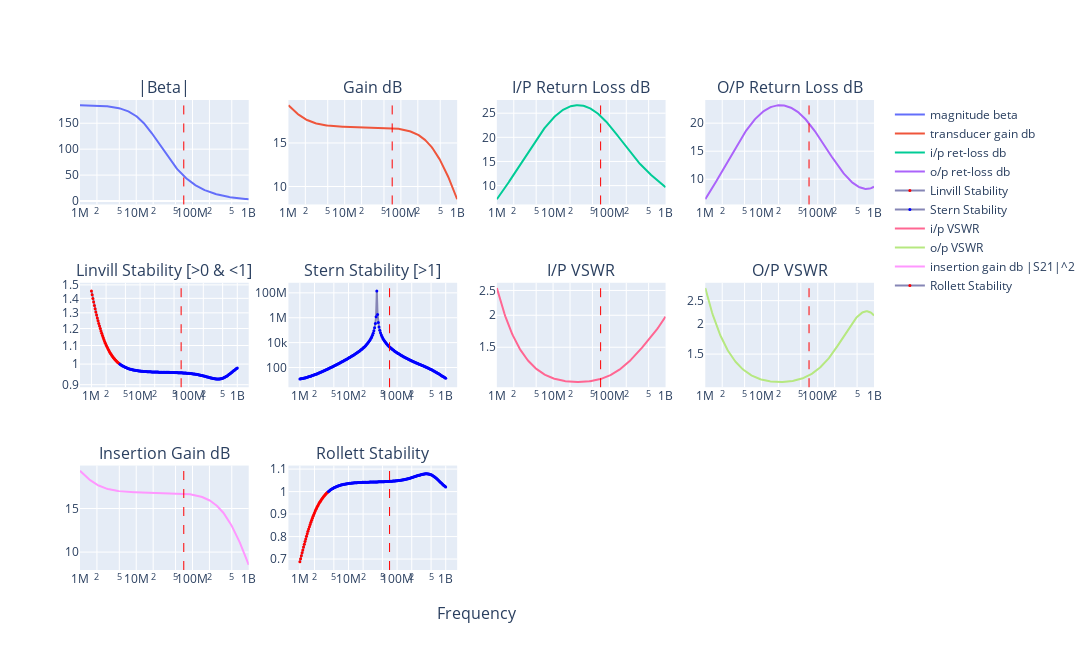

This figure's notebook cell:
### Code cell
# 2SC2498 - file:///home/bev/Documents/Radio/DataSheets/BJTs/2SC2498.pdf
eL = 1.75
eC = 0.2
n = complex_fba(
    title="2SC2498 Bias:${Ie_mA}mA, F:${F_mhz}MHz, with feedback, stable ok down to 4MHz",
    F_mhz=70,
    FT_mhz=3500,
    B0=185,
    Ie_mA=4,
    Rbp=1.0,
    Re=0,
    extLe_nH=eL,
    extLb_nH=eL,
    extLc_nH=eL,
    extCin_pF=eC,
    extCout_pF=eC,
    extCrev_pF=eC,
    Ccb_pF=0.95,
    Cce_pF=0.2,
    Cf_pF=330,
    Lf_nH=10,
    Rf=430,
    ZS_real=50,
    ZS_imag=0,
    ZL_real=50,
    ZL_imag=0,
    N=1,
    from_mhz=1,
    to_mhz=1000,
)

n.write_touchstone(
    "2SC2498_CE_Ie4mA_with_feedback_nbgen",
    dir=f"{os.environ['HOME']}/Documents/Radio/QUCS-S/Studies/0010_S_Touchtone_lib",
)

### Figure 1 — Plotly figure (JSON) as saved in the notebook; plotly's stock layout.template omitted (floating-point values rounded to 4 significant figures; data arrays with more than 128 entries replaced by an {"elided": "..."} marker saying what was removed)
{"data": [{"name": "magnitude beta", "type": "scatter", "x": {"elided": "200 float values"}, "xaxis": "x", "y": {"elided": "200 float values"}, "yaxis": "y"}, {"name": "transducer gain db", "type": "scatter", "x": {"elided": "200 float values"}, "xaxis": "x2", "y": {"elided": "200 float values"}, "yaxis": "y2"}, {"name": "i/p ret-loss db", "type": "scatter", "x": {"elided": "200 float values"}, "xaxis": "x3", "y": {"elided": "200 float values"}, "yaxis": "y3"}, {"name": "o/p ret-loss db", "type": "scatter", "x": {"elided": "200 float values"}, "xaxis": "x4", "y": {"elided": "200 float values"}, "yaxis": "y4"}, {"line": {"color": "#8585b5"}, "marker": {"color": {"elided": "200 str values"}, "size": 3}, "mode": "markers+lines", "name": "Linvill Stability", "type": "scatter", "x": {"elided": "200 float values"}, "xaxis": "x5", "y": {"elided": "200 float values"}, "yaxis": "y5"}, {"line": {"color": "#8585b5"}, "marker": {"color": {"elided": "200 str values"}, "size": 3}, "mode": "markers+lines", "name": "Stern Stability", "type": "scatter", "x": {"elided": "200 float values"}, "xaxis": "x6", "y": {"elided": "200 float values"}, "yaxis": "y6"}, {"name": "i/p VSWR", "type": "scatter", "x": {"elided": "200 float values"}, "xaxis": "x7", "y": {"elided": "200 float values"}, "yaxis": "y7"}, {"name": "o/p VSWR", "type": "scatter", "x": {"elided": "200 float values"}, "xaxis": "x8", "y": {"elided": "200 float values"}, "yaxis": "y8"}, {"name": "insertion gain db |S21|^2", "type": "scatter", "x": {"elided": "200 float values"}, "xaxis": "x9", "y": {"elided": "200 float values"}, "yaxis": "y9"}, {"line": {"color": "#8585b5"}, "marker": {"color": {"elided": "200 str values"}, "size": 3}, "mode": "markers+lines", "name": "Rollett Stability", "type": "scatter", "x": {"elided": "200 float values"}, "xaxis": "x10", "y": {"elided": "200 float values"}, "yaxis": "y10"}], "layout": {"annotations": [{"font": {"size": 16}, "showarrow": false, "text": "|Beta|", "x": 0.1062, "xanchor": "center", "xref": "paper", "y": 1, "yanchor": "bottom", "yref": "paper"}, {"font": {"size": 16}, "showarrow": false, "text": "Gain dB", "x": 0.3688, "xanchor": "center", "xref": "paper", "y": 1, "yanchor": "bottom", "yref": "paper"}, {"font": {"size": 16}, "showarrow": false, "text": "I/P Return Loss dB", "x": 0.6313, "xanchor": "center", "xref": "paper", "y": 1, "yanchor": "bottom", "yref": "paper"}, {"font": {"size": 16}, "showarrow": false, "text": "O/P Return Loss dB", "x": 0.8938, "xanchor": "center", "xref": "paper", "y": 1, "yanchor": "bottom", "yref": "paper"}, {"font": {"size": 16}, "showarrow": false, "text": "Linvill Stability [>0 & <1]", "x": 0.1062, "xanchor": "center", "xref": "paper", "y": 0.6111, "yanchor": "bottom", "yref": "paper"}, {"font": {"size": 16}, "showarrow": false, "text": "Stern Stability [>1]", "x": 0.3688, "xanchor": "center", "xref": "paper", "y": 0.6111, "yanchor": "bottom", "yref": "paper"}, {"font": {"size": 16}, "showarrow": false, "text": "I/P VSWR", "x": 0.6313, "xanchor": "center", "xref": "paper", "y": 0.6111, "yanchor": "bottom", "yref": "paper"}, {"font": {"size": 16}, "showarrow": false, "text": "O/P VSWR", "x": 0.8938, "xanchor": "center", "xref": "paper", "y": 0.6111, "yanchor": "bottom", "yref": "paper"}, {"font": {"size": 16}, "showarrow": false, "text": "Insertion Gain dB", "x": 0.1062, "xanchor": "center", "xref": "paper", "y": 0.2222, "yanchor": "bottom", "yref": "paper"}, {"font": {"size": 16}, "showarrow": false, "text": "Rollett Stability", "x": 0.3688, "xanchor": "center", "xref": "paper", "y": 0.2222, "yanchor": "bottom", "yref": "paper"}, {"font": {"size": 16}, "showarrow": false, "text": "Frequency", "x": 0.5, "xanchor": "center", "xref": "paper", "y": 0, "yanchor": "top", "yref": "paper", "yshift": -30}], "height": 650, "shapes": [{"line": {"color": "red", "dash": "dash", "width": 1}, "type": "line", "x0": 70000000, "x1": 70000000, "xref": "x", "y0": 0, "y1": 1, "yref": "y domain"}, {"line": {"color": "red", "dash": "dash", "width": 1}, "type": "line", "x0": 70000000, "x1": 70000000, "xref": "x2", "y0": 0, "y1": 1, "yref": "y2 domain"}, {"line": {"color": "red", "dash": "dash", "width": 1}, "type": "line", "x0": 70000000, "x1": 70000000, "xref": "x3", "y0": 0, "y1": 1, "yref": "y3 domain"}, {"line": {"color": "red", "dash": "dash", "width": 1}, "type": "line", "x0": 70000000, "x1": 70000000, "xref": "x4", "y0": 0, "y1": 1, "yref": "y4 domain"}, {"line": {"color": "red", "dash": "dash", "width": 1}, "type": "line", "x0": 70000000, "x1": 70000000, "xref": "x5", "y0": 0, "y1": 1, "yref": "y5 domain"}, {"line": {"color": "red", "dash": "dash", "width": 1}, "type": "line", "x0": 70000000, "x1": 70000000, "xref": "x6", "y0": 0, "y1": 1, "yref": "y6 domain"}, {"line": {"color": "red", "dash": "dash", "width": 1}, "type": "line", "x0": 70000000, "x1": 70000000, "xref": "x7", "y0": 0, "y1": 1, "yref": "y7 domain"}, {"line": {"color": "red", "dash": "dash", "width": 1}, "type": "line", "x0": 70000000, "x1": 70000000, "xref": "x8", "y0": 0, "y1": 1, "yref": "y8 domain"}, {"line": {"color": "red", "dash": "dash", "width": 1}, "type": "line", "x0": 70000000, "x1": 70000000, "xref": "x9", "y0": 0, "y1": 1, "yref": "y9 domain"}, {"line": {"color": "red", "dash": "dash", "width": 1}, "type": "line", "x0": 70000000, "x1": 70000000, "xref": "x10", "y0": 0, "y1": 1, "yref": "y10 domain"}], "width": 1400, "xaxis": {"anchor": "y", "autorange": true, "domain": [0, 0.2125], "range": [6.0, 9.0], "type": "log"}, "xaxis10": {"anchor": "y10", "autorange": true, "domain": [0.2625, 0.475], "range": [5.784, 9.216], "type": "log"}, "xaxis11": {"anchor": "y11", "domain": [0.525, 0.7375], "type": "log"}, "xaxis12": {"anchor": "y12", "domain": [0.7875, 1], "type": "log"}, "xaxis2": {"anchor": "y2", "autorange": true, "domain": [0.2625, 0.475], "range": [6.0, 9.0], "type": "log"}, "xaxis3": {"anchor": "y3", "autorange": true, "domain": [0.525, 0.7375], "range": [6.0, 9.0], "type": "log"}, "xaxis4": {"anchor": "y4", "autorange": true, "domain": [0.7875, 1], "range": [6.0, 9.0], "type": "log"}, "xaxis5": {"anchor": "y5", "autorange": true, "domain": [0, 0.2125], "range": [5.784, 9.216], "type": "log"}, "xaxis6": {"anchor": "y6", "autorange": true, "domain": [0.2625, 0.475], "range": [5.784, 9.216], "type": "log"}, "xaxis7": {"anchor": "y7", "autorange": true, "domain": [0.525, 0.7375], "range": [6.0, 9.0], "type": "log"}, "xaxis8": {"anchor": "y8", "autorange": true, "domain": [0.7875, 1], "range": [6.0, 9.0], "type": "log"}, "xaxis9": {"anchor": "y9", "autorange": true, "domain": [0, 0.2125], "range": [6.0, 9.0], "type": "log"}, "yaxis": {"anchor": "x", "autorange": true, "domain": [0.7778, 1], "range": [-6.57, 194.8], "type": "linear"}, "yaxis10": {"anchor": "x10", "autorange": true, "domain": [0, 0.2222], "range": [0.6513, 1.116], "type": "linear"}, "yaxis11": {"anchor": "x11", "domain": [0, 0.2222]}, "yaxis12": {"anchor": "x12", "domain": [0, 0.2222]}, "yaxis2": {"anchor": "x2", "autorange": true, "domain": [0.7778, 1], "range": [7.945, 19.93], "type": "linear"}, "yaxis3": {"anchor": "x3", "autorange": true, "domain": [0.7778, 1], "range": [6.097, 27.74], "type": "linear"}, "yaxis4": {"anchor": "x4", "autorange": true, "domain": [0.7778, 1], "range": [5.503, 24.13], "type": "linear"}, "yaxis5": {"anchor": "x5", "autorange": true, "domain": [0.3889, 0.6111], "range": [-0.05136, 0.1808], "type": "log"}, "yaxis6": {"anchor": "x6", "autorange": true, "domain": [0.3889, 0.6111], "range": [0.4143, 8.81], "type": "log"}, "yaxis7": {"anchor": "x7", "autorange": true, "domain": [0.3889, 0.6111], "range": [0.02, 0.428], "type": "log"}, "yaxis8": {"anchor": "x8", "autorange": true, "domain": [0.3889, 0.6111], "range": [0.03849, 0.4722], "type": "log"}, "yaxis9": {"anchor": "x9", "autorange": true, "domain": [0, 0.2222], "range": [7.945, 19.93], "type": "linear"}}}
